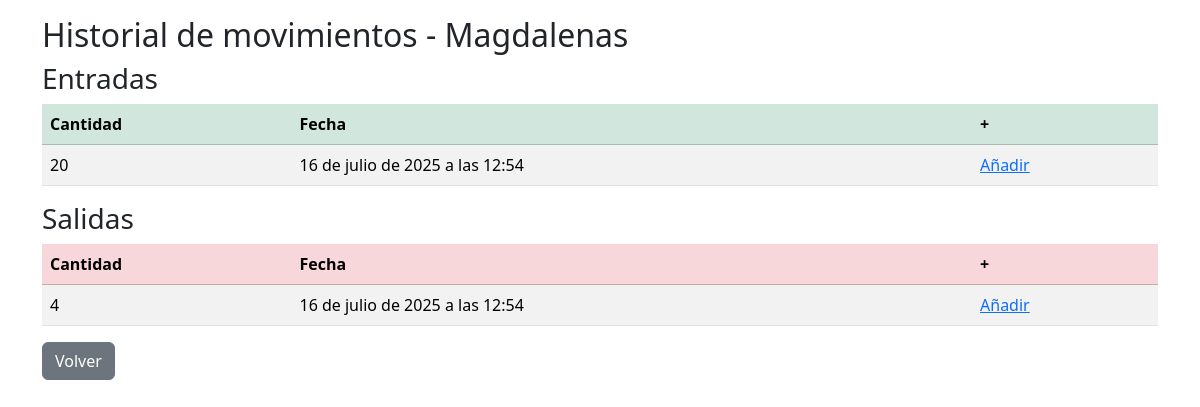
The app's page /producto/18/movimientos/ with its own data.
### producto/models.py (models this page shows, shortened)
class Producto(models.Model):
    nombre = models.CharField(max_length=200)
    precio = models.DecimalField(max_digits=6, decimal_places=2, default=0.00)
    categoria = models.ForeignKey(Categoria, on_delete=models.CASCADE, null=True, blank=True)
    proveedor = models.ForeignKey(Proveedor, on_delete=models.CASCADE, null=True, blank=True)
    stock = models.PositiveIntegerField(default=0)
    stock_minimo = models.IntegerField(default=0)

### movimientoStock/models.py (models this page shows)
class MovimientoStock(models.Model):
    ENTRADA = 'entrada'
    SALIDA = 'salida'
    TIPO_MOVIMIENTO_CHOICES = [
        (ENTRADA, 'Entrada'),
        (SALIDA, 'Salida'),
    ]
    producto = models.ForeignKey(Producto, on_delete=models.CASCADE, related_name="movimientos")
    tipo = models.CharField(max_length=10, choices=TIPO_MOVIMIENTO_CHOICES)
    cantidad = models.PositiveIntegerField()
    fecha_hora = models.DateTimeField(default=timezone.now)

### inventario/views.py (the view)
# urls.py: path('producto/<int:pk>/movimientos/', ProductoHistorialView.as_view(), name='historial'),
class ProductoHistorialView(DetailView):
    model = Producto
    template_name = 'stock/historial.html'
    context_object_name = 'movimientos'
    def get_context_data(self, **kwargs):
        context = super().get_context_data(**kwargs)
        producto = self.get_object()
        entradas = producto.movimientos.filter(tipo='entrada')
        salidas = producto.movimientos.filter(tipo='salida')
        context['entradas'] = entradas
        context['salidas'] = salidas
        return context

### inventario/templates/stock/historial.html
{% extends "layout.html" %}
{% block "page_content" %}
<h2>Historial de movimientos - {{object.nombre}}</h2>
<h3>Entradas</h3>
<table class="table table-striped">
    <thead>
        <tr class="table table-success">
            <th>Cantidad</th>
            <th>Fecha</th>
            <th>+</th>
        </tr>
    </thead>
    <tbody>
        {% for entrada in entradas %}
        <tr>
            <td>{{ entrada.cantidad }}</td>
            <td>{{ entrada.fecha_hora }}</td>
            <td><a href="{% url 'entrada_create' object.pk %}">Añadir</a></td>
        </tr>
        {% empty %}
        <tr>
            <td>No hay entradas registradas.</td>
            <td></td>
            <td><a href="{% url 'entrada_create' object.pk %}">Añadir</a></td>
        </tr>
        {% endfor %}
    </tbody>
</table>
<h3>Salidas</h3>
<table class="table table-striped">
    <thead>
        <tr class="table table-danger">
            <th>Cantidad</th>
            <th>Fecha</th>
            <th>+</th>
        </tr>
    </thead>
    <tbody>
        {% for salida in salidas %}
        <tr>
            <td>{{ salida.cantidad }}</td>
            <td>{{ salida.fecha_hora }}</td>
            <td><a href="{% url 'salida_create' object.pk %}">Añadir</a></td>
        </tr>
        {% empty %}
        <tr>
            <td >No hay salidas registradas.</td>
            <td></td>
            <td><a href="{% url 'salida_create' object.pk %}">Añadir</a></td>
        </tr>
        {% endfor %}
    </tbody>
</table>
<a href="{% url 'producto_detail' object.pk %}" class="btn btn-secondary">Volver</a>
{% endblock %}

### records on screen
Producto: nombre "Magdalenas"
MovimientoStock: cantidad "20", fecha_hora "16 de julio de 2025 a las 12:54"
MovimientoStock: cantidad "4", fecha_hora "16 de julio de 2025 a las 12:54"
